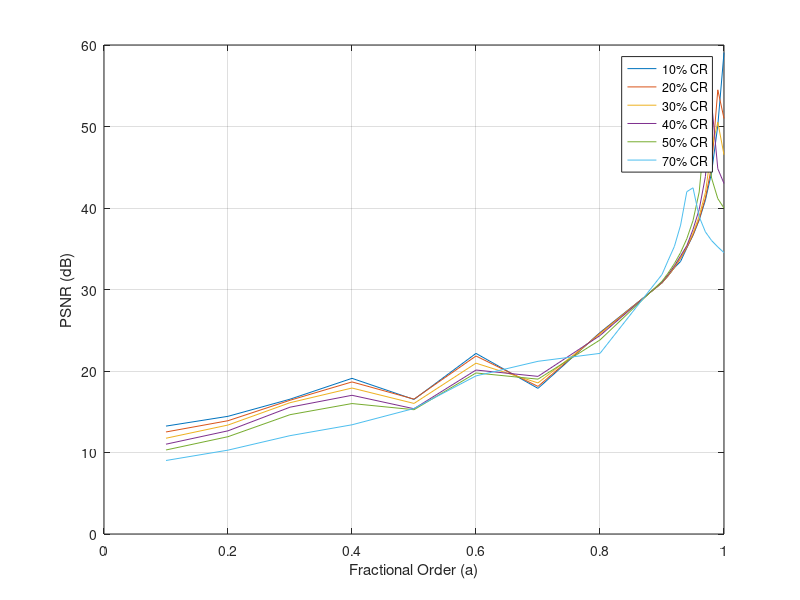
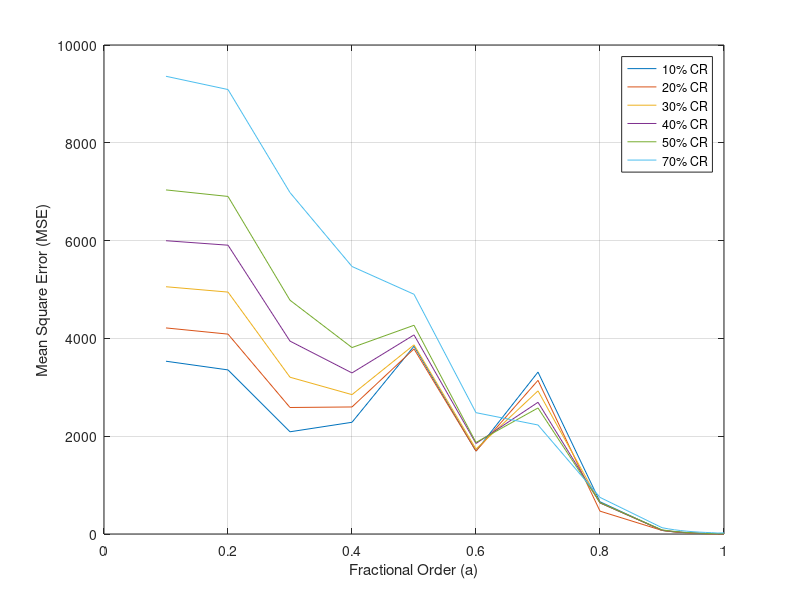

Write the MATLAB code that produced these figures, in order.
clc
clear all
a=[0.1 0.2 0.3 0.4 0.5 0.6 0.7 0.8 0.9 0.91 0.92 0.93 0.94 0.95 0.96 0.97 0.98 0.99 1];
psnr10=[13.24 14.44 16.54 19.10 16.51 22.16 17.87 24.72 30.81 31.69 32.68 33.45 35.101 36.64 38.52 40.96 44.36 50.14 59.07 ];
mse10=[3533.35 3355.80 2090.45 2284.74 3839.52 1696.47 3311.36 659.044 73.07 56.51 42.98 34.2 23.04 15.833 10.166 5.82 2.725 0.832 0.08116];
psnr20=[12.52 13.9 16.41 18.66 16.55 21.84 18.11 24.65 30.82 31.70 32.70 33.83 35.15 36.71 38.64 41.21 45.099 54.50 50.983];
mse20=[4214.09 4087.63 2587.119 2598.02 3785.26 1695.38 3142.28 467.43 73.60 57.03 43.49 32.64 23.507 16.28 10.66 6.295 3.20 1.30 0.5286];
psnr30=[11.75 13.37 16.11 17.91 16.02 20.96 18.54 24.54 30.85 31.75 32.76 33.92 35.28 36.91 39.00 41.90 47.31 50.52 46.53 ];
mse30=[5056.52 4947.18 3206.12 2850.15 3868.65 1737.757 2926.97 637.63 75.001 58.64 44.75 33.64  24.63 17.40 11.73 7.38 4.26 0.57 1.45 ];
mse40=[ 5997.73 5906.18 3944.57 3293.94 4071.72 1851.033 2693.26 635.58 78.18 61.28 47.44 36.15 27.038 19.69 13.89 9.54 6.24 2.15 3.275];
psnr40=[11.02 12.66 15.56 17.02 15.37 20.12 19.34 24.35 30.90 31.84 32.90 34.12 35.37 37.37 39.82 43.87 52.91 44.82 43.01];
psnr50=[10.31 11.94 14.64 16.007 15.25 19.76 19.00 23.81 31.01 32.032 33.185 34.54 36.23 38.45 41.97 50.11 43.66 41.15 39.99];
mse50=[7036.49 6903.17 4780.95 3812.79 4268.46 1871.99 2577.21 641.71 84.71 67.85 52.934 41.19 31.71 24.11 18.085 13.32 9.66 5.06 6.56 ];
psnr70=[9.02 10.29 12.066 13.40 15.40 19.40 21.19 22.163 31.84 33.59 35.29 37.90 42.00 42.48 38.93 37.07 36.005 35.22 34.52];
mse70=[9360.43 9089.20 6982.09 5470.43 4902.47 2481.07 2229.31 748.82 129.11 105.73 86.55 70.69 57.58 47.036 38.69 32.30 27.33 19.52 23.013];

plot(a,psnr10,a,psnr20,a,psnr30,a,psnr40,a,psnr50,a,psnr70)
legend('10% CR','20% CR','30% CR','40% CR','50% CR','70% CR')
xlabel('Fractional Order (a)')
ylabel('PSNR (dB)')
grid on
figure 
plot(a,mse10,a,mse20,a,mse30,a,mse40,a,mse50,a,mse70)
legend('10% CR','20% CR','30% CR','40% CR','50% CR','70% CR')
xlabel('Fractional Order (a)')
ylabel('Mean Square Error (MSE)')
grid on
